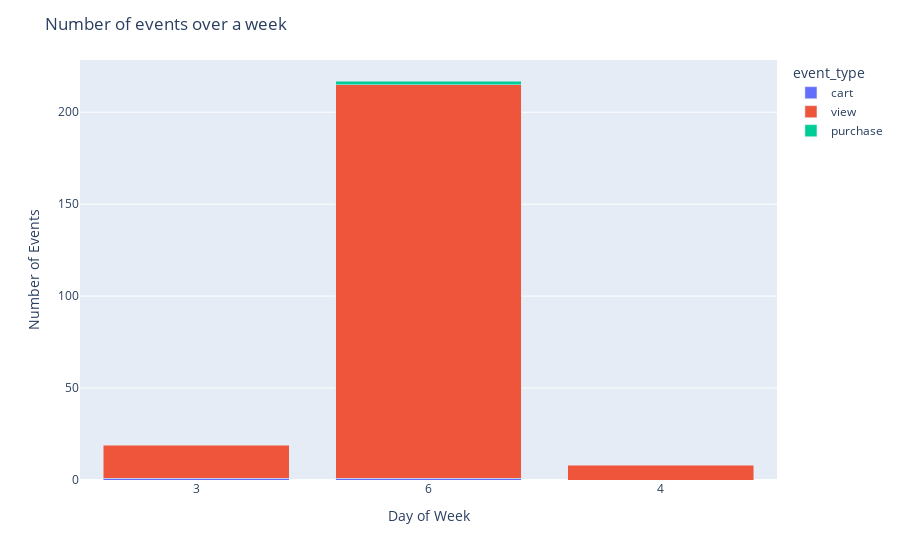

Here is the notebook cell this chart was saved with:
### Code cell
# Timestamp Distribution (per event_type) over every day of week

df = sdf_time_dist_week.toPandas()

fig = px.bar(df, x = 'dayofweek', y = 'cnt', color ='event_type', barmode = 'stack')

fig.update_layout(title = "Number of events over a week",
     xaxis_title = 'Day of Week', yaxis_title = 'Number of Events')
fig.update_xaxes(type="category")
fig.show()

### Figure 1 — Plotly figure (JSON) as saved in the notebook; plotly's stock layout.template omitted (floating-point values rounded to 4 significant figures)
{"data": [{"alignmentgroup": "True", "hovertemplate": "event_type=cart<br>dayofweek=%{x}<br>cnt=%{y}<extra></extra>", "legendgroup": "cart", "marker": {"color": "#636efa"}, "name": "cart", "offsetgroup": "cart", "orientation": "v", "showlegend": true, "textposition": "auto", "type": "bar", "x": [3, 6], "xaxis": "x", "y": [1, 1], "yaxis": "y"}, {"alignmentgroup": "True", "hovertemplate": "event_type=view<br>dayofweek=%{x}<br>cnt=%{y}<extra></extra>", "legendgroup": "view", "marker": {"color": "#EF553B"}, "name": "view", "offsetgroup": "view", "orientation": "v", "showlegend": true, "textposition": "auto", "type": "bar", "x": [3, 4, 6], "xaxis": "x", "y": [18, 8, 214], "yaxis": "y"}, {"alignmentgroup": "True", "hovertemplate": "event_type=purchase<br>dayofweek=%{x}<br>cnt=%{y}<extra></extra>", "legendgroup": "purchase", "marker": {"color": "#00cc96"}, "name": "purchase", "offsetgroup": "purchase", "orientation": "v", "showlegend": true, "textposition": "auto", "type": "bar", "x": [6], "xaxis": "x", "y": [2], "yaxis": "y"}], "layout": {"barmode": "stack", "legend": {"title": {"text": "event_type"}, "tracegroupgap": 0}, "margin": {"t": 60}, "title": {"text": "Number of events over a week"}, "xaxis": {"anchor": "y", "domain": [0, 1], "title": {"text": "Day of Week"}, "type": "category"}, "yaxis": {"anchor": "x", "domain": [0, 1], "title": {"text": "Number of Events"}}}}
